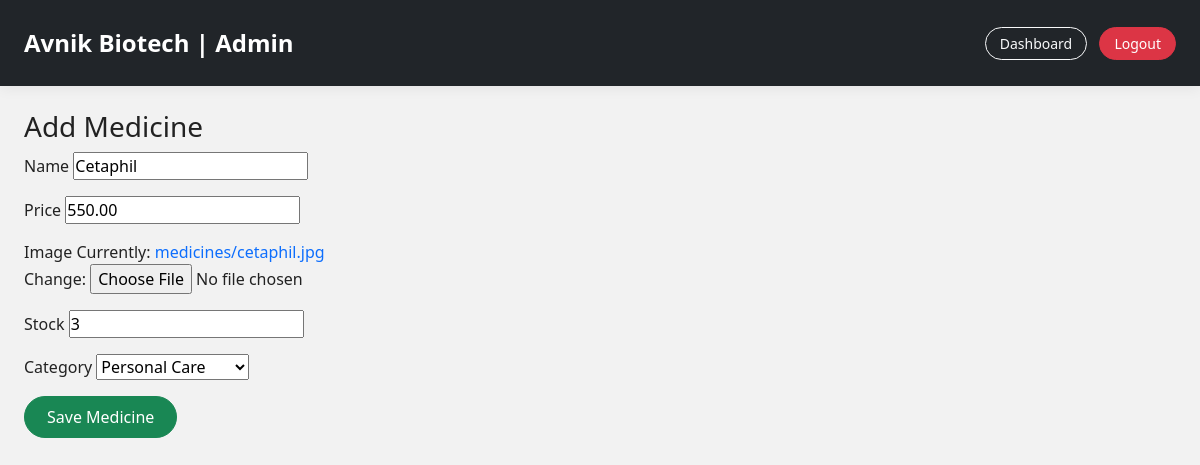
Screenshot of /dashboard/medicines/edit/2/ (signed in) with the database file from the repository.
### adminapp/models.py (models this page shows, shortened)
class Medicine(models.Model):
    name = models.CharField(max_length=200)
    price = models.DecimalField(max_digits=8, decimal_places=2)
    image = models.ImageField(upload_to='medicines/')
    stock = models.PositiveIntegerField(default=0)
    category = models.ForeignKey(Category, on_delete=models.CASCADE)

### adminapp/views.py (the view)
# urls.py: path('dashboard/medicines/edit/<int:id>/', views.edit_medicine, name='edit_medicine'),
@login_required
@user_passes_test(is_admin)
def edit_medicine(request, id):
    medicine = get_object_or_404(Medicine, id=id)
    form = MedicineForm(request.POST or None, request.FILES or None, instance=medicine)
    if form.is_valid():
        form.save()
        return redirect('admin_medicines')
    return render(request, 'adminpanel/medicine_form.html', {
        'form': form,
        'edit': True
    })

### adminapp/forms.py
class MedicineForm(forms.ModelForm):
    class Meta:
        model = Medicine
        fields = ['name', 'price', 'image', 'stock', 'category']

### adminapp/models.py (called while the page is built)
    def __str__(self):
        return self.name

### adminapp/views.py (called while the page is built)
def is_admin(user):
    return user.is_staff or user.is_superuser

### userapp/context_processors.py (called while the page is built)
def cart_count(request):
    cart = request.session.get('cart', {})
    return {
        'cart_count': sum(cart.values())
    }

### templates/adminpanel/medicine_form.html (shortened to what this page needs)
{% extends 'admin_base.html' %}
{% block content %}
<div class="container mt-4">
  <h3>Add Medicine</h3>
  <form method="post" enctype="multipart/form-data">
    <div class="mb-3">
      <label>Name</label>
      {{ form.name }}
    </div>
    <div class="mb-3">
      <label>Price</label>
      {{ form.price }}
    </div>
    <div class="mb-3">
      <label>Image</label>
      {{ form.image }}
    </div>
    <div class="mb-3">
      <label>Stock</label>
      {{ form.stock }}
    </div>
    <div class="mb-3">
      <label>Category</label>
      {{ form.category }}
    </div>
    <button type="submit" class="btn btn-success">
      Save Medicine
    </button>
  </form>
</div>
{% endblock %}

### static/css/style.css (style rules this page uses)
body { margin: 0; padding: 0; }
body { font-family: 'Segoe UI', Roboto, Arial, sans-serif; background-color: #f4f6f9; color: #222; }
a { text-decoration: none; }
.container { max-width: 1200px; }
.btn { border-radius: 30px; padding: 8px 22px; font-weight: 500; }
html { scroll-behavior: smooth; }
* { margin: 0; padding: 0; box-sizing: border-box; font-family: "Segoe UI", sans-serif; }
body { background: #f2f2f2; }

### rows the page displays
Medicine: name "Cetaphil", price "550.00", stock "3", category "Personal Care"
